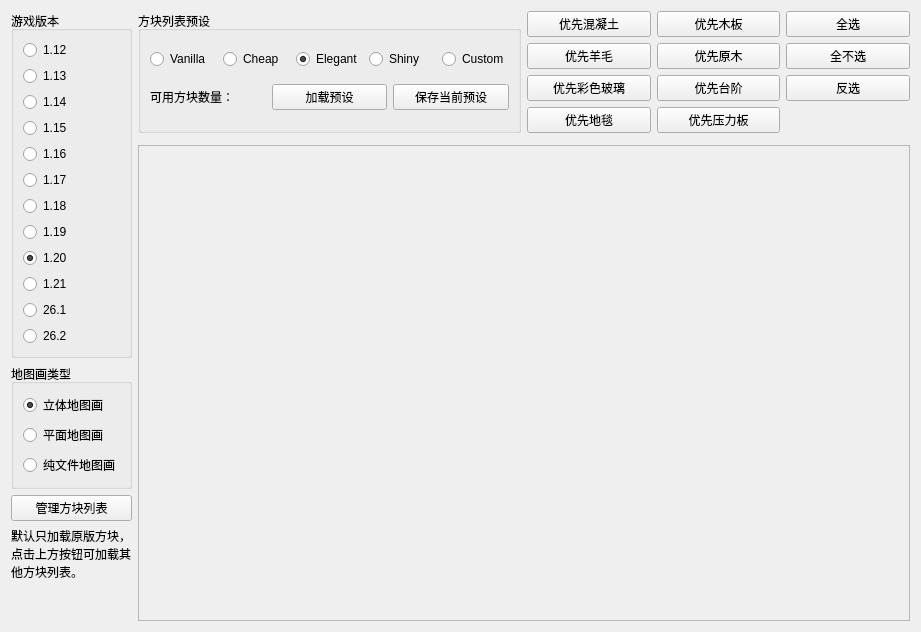
      <widget class="QWidget" name="tab">
       <attribute name="title">
        <string>地图画配置</string>
       </attribute>
       <layout class="QGridLayout" name="gridLayout_2" columnstretch="1,0,10,10">
        <item row="0" column="2">
         <widget class="QGroupBox" name="groupBox_3">
          <property name="title">
           <string>方块列表预设</string>
          </property>
          <layout class="QGridLayout" name="gridLayout_5">
           <item row="1" column="0">
            <widget class="QLabel" name="lb_avaliable_colors">
             <property name="text">
              <string>可用方块数量：</string>
             </property>
            </widget>
           </item>
           <item row="1" column="2">
            <widget class="QPushButton" name="pb_save_preset">
             <property name="text">
              <string>保存当前预设</string>
             </property>
            </widget>
           </item>
           <item row="1" column="1">
            <widget class="QPushButton" name="pb_load_preset">
             <property name="text">
              <string>加载预设</string>
             </property>
            </widget>
           </item>
           <item row="0" column="0" colspan="3">
            <layout class="QHBoxLayout" name="horizontalLayout">
             <property name="topMargin">
              <number>0</number>
             </property>
             <item>
              <widget class="QRadioButton" name="rb_preset_vanilla">
               <property name="text">
                <string notr="true">Vanilla</string>
               </property>
              </widget>
             </item>
             <item>
              <widget class="QRadioButton" name="rb_preset_cheap">
               <property name="text">
                <string notr="true">Cheap</string>
               </property>
              </widget>
             </item>
             <item>
              <widget class="QRadioButton" name="rb_preset_elegant">
               <property name="text">
                <string notr="true">Elegant</string>
               </property>
               <property name="checked">
                <bool>true</bool>
               </property>
              </widget>
             </item>
             <item>
              <widget class="QRadioButton" name="rb_preset_shiny">
               <property name="text">
                <string notr="true">Shiny</string>
               </property>
              </widget>
             </item>
             <item>
              <widget class="QRadioButton" name="rb_preset_custom">
               <property name="text">
                <string notr="true">Custom</string>
               </property>
              </widget>
             </item>
            </layout>
           </item>
          </layout>
         </widget>
        </item>
        <item row="0" column="0" rowspan="3">
         <layout class="QVBoxLayout" name="verticalLayout">
          <property name="leftMargin">
           <number>0</number>
          </property>
          <property name="topMargin">
           <number>0</number>
          </property>
          <property name="rightMargin">
           <number>0</number>
          </property>
          <property name="bottomMargin">
           <number>0</number>
          </property>
          <item>
           <widget class="QGroupBox" name="groupBox">
            <property name="title">
             <string>游戏版本</string>
            </property>
            <layout class="QGridLayout" name="gridLayout_3">
             <item row="11" column="0">
              <widget class="QRadioButton" name="rb_ver26_1">
               <property name="text">
                <string notr="true">26.1</string>
               </property>
              </widget>
             </item>
             <item row="10" column="0">
              <widget class="QRadioButton" name="rb_ver21">
               <property name="text">
                <string notr="true">1.21</string>
               </property>
              </widget>
             </item>
             <item row="7" column="0">
              <widget class="QRadioButton" name="rb_ver18">
               <property name="text">
                <string notr="true">1.18</string>
               </property>
              </widget>
             </item>
             <item row="6" column="0">
              <widget class="QRadioButton" name="rb_ver17">
               <property name="text">
                <string notr="true">1.17</string>
               </property>
              </widget>
             </item>
             <item row="3" column="0">
              <widget class="QRadioButton" name="rb_ver14">
               <property name="text">
                <string notr="true">1.14</string>
               </property>
              </widget>
             </item>
             <item row="4" column="0">
              <widget class="QRadioButton" name="rb_ver15">
               <property name="text">
                <string notr="true">1.15</string>
               </property>
              </widget>
             </item>
             <item row="5" column="0">
              <widget class="QRadioButton" name="rb_ver16">
               <property name="text">
                <string notr="true">1.16</string>
               </property>
              </widget>
             </item>
             <item row="0" column="0">
              <widget class="QRadioButton" name="rb_ver12">
               <property name="text">
                <string notr="true">1.12</string>
               </property>
              </widget>
             </item>
             <item row="8" column="0">
              <widget class="QRadioButton" name="rb_ver19">
               <property name="text">
                <string notr="true">1.19</string>
               </property>
               <property name="checked">
                <bool>false</bool>
               </property>
              </widget>
             </item>
             <item row="9" column="0">
              <widget class="QRadioButton" name="rb_ver20">
               <property name="enabled">
                <bool>true</bool>
               </property>
               <property name="text">
                <string notr="true">1.20</string>
               </property>
               <property name="checked">
                <bool>true</bool>
               </property>
              </widget>
             </item>
             <item row="2" column="0">
              <widget class="QRadioButton" name="rb_ver13">
               <property name="text">
                <string notr="true">1.13</string>
               </property>
              </widget>
             </item>
             <item row="12" column="0">
              <widget class="QRadioButton" name="rb_ver26_2">
               <property name="text">
                <string notr="true">26.2</string>
               </property>
              </widget>
             </item>
            </layout>
           </widget>
          </item>
          <item>
           <widget class="QGroupBox" name="groupBox_2">
            <property name="title">
             <string>地图画类型</string>
            </property>
            <layout class="QGridLayout" name="gridLayout_4">
             <item row="0" column="0">
              <widget class="QRadioButton" name="rb_type_3d">
               <property name="text">
                <string>立体地图画</string>
               </property>
               <property name="checked">
                <bool>true</bool>
               </property>
              </widget>
             </item>
             <item row="1" column="0">
              <widget class="QRadioButton" name="rb_type_flat">
               <property name="text">
                <string>平面地图画</string>
               </property>
              </widget>
             </item>
             <item row="2" column="0">
              <widget class="QRadioButton" name="rb_type_fileonly">
               <property name="text">
                <string>纯文件地图画</string>
               </property>
              </widget>
             </item>
            </layout>
           </widget>
          </item>
          <item>
           <widget class="QPushButton" name="pb_manage_block_list">
            <property name="text">
             <string>管理方块列表</string>
            </property>
           </widget>
          </item>
          <item>
           <widget class="QLabel" name="label_5">
            <property name="sizePolicy">
             <sizepolicy hsizetype="Preferred" vsizetype="Preferred">
              <horstretch>0</horstretch>
              <verstretch>0</verstretch>
             </sizepolicy>
            </property>
            <property name="text">
             <string>默认只加载原版方块，点击上方按钮可加载其他方块列表。</string>
            </property>
            <property name="textFormat">
             <enum>Qt::TextFormat::AutoText</enum>
            </property>
            <property name="wordWrap">
             <bool>true</bool>
            </property>
           </widget>
          </item>
          <item>
           <spacer name="verticalSpacer_5">
            <property name="orientation">
             <enum>Qt::Orientation::Vertical</enum>
            </property>
            <property name="sizeHint" stdset="0">
             <size>
              <width>20</width>
              <height>40</height>
             </size>
            </property>
           </spacer>
          </item>
         </layout>
        </item>
        <item row="0" column="3">
         <layout class="QGridLayout" name="gridLayout_25">
          <property name="rightMargin">
           <number>0</number>
          </property>
          <item row="0" column="1">
           <widget class="QPushButton" name="pb_prefer_planks">
            <property name="text">
             <string>优先木板</string>
            </property>
           </widget>
          </item>
          <item row="0" column="3">
           <widget class="QPushButton" name="pb_select_all">
            <property name="text">
             <string>全选</string>
            </property>
           </widget>
          </item>
          <item row="2" column="0">
           <widget class="QPushButton" name="pb_prefer_glass">
            <property name="text">
             <string>优先彩色玻璃</string>
            </property>
           </widget>
          </item>
          <item row="1" column="1">
           <widget class="QPushButton" name="pb_prefer_logs">
            <property name="text">
             <string>优先原木</string>
            </property>
           </widget>
          </item>
          <item row="0" column="0">
           <widget class="QPushButton" name="pb_prefer_concrete">
            <property name="text">
             <string>优先混凝土</string>
            </property>
           </widget>
          </item>
          <item row="2" column="3">
           <widget class="QPushButton" name="pb_invselect">
            <property name="text">
             <string>反选</string>
            </property>
           </widget>
          </item>
          <item row="2" column="1">
           <widget class="QPushButton" name="pb_prefer_slabs">
            <property name="text">
             <string>优先台阶</string>
            </property>
           </widget>
          </item>
          <item row="1" column="0">
           <widget class="QPushButton" name="pb_prefer_wool">
            <property name="text">
             <string>优先羊毛</string>
            </property>
           </widget>
          </item>
          <item row="1" column="3">
           <widget class="QPushButton" name="pb_deselect_all">
            <property name="text">
             <string>全不选</string>
            </property>
           </widget>
          </item>
          <item row="3" column="0">
           <widget class="QPushButton" name="pb_prefer_carpets">
            <property name="text">
             <string>优先地毯</string>
            </property>
           </widget>
          </item>
          <item row="3" column="1">
           <widget class="QPushButton" name="pb_prefer_pressure_plates">
            <property name="text">
             <string>优先压力板</string>
            </property>
           </widget>
          </item>
         </layout>
        </item>
        <item row="2" column="2" colspan="2">
         <widget class="QScrollArea" name="sa_blocklist_widgets">
          <property name="widgetResizable">
           <bool>true</bool>
          </property>
          <widget class="BlockListManager" name="blm">
           <property name="geometry">
            <rect>
             <x>0</x>
             <y>0</y>
             <width>740</width>
             <height>613</height>
            </rect>
           </property>
           <layout class="QVBoxLayout" name="vlayout_sa_blocklist"/>
          </widget>
         </widget>
        </item>
       </layout>
      </widget>
